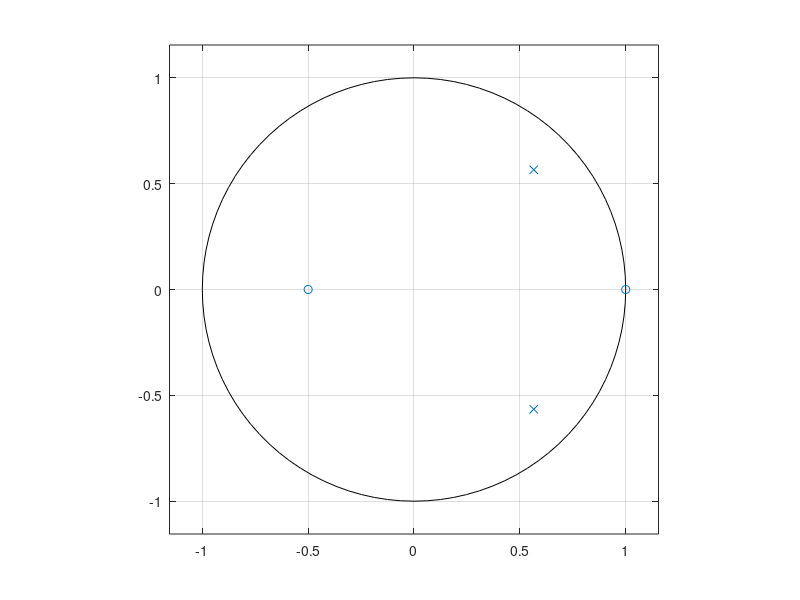
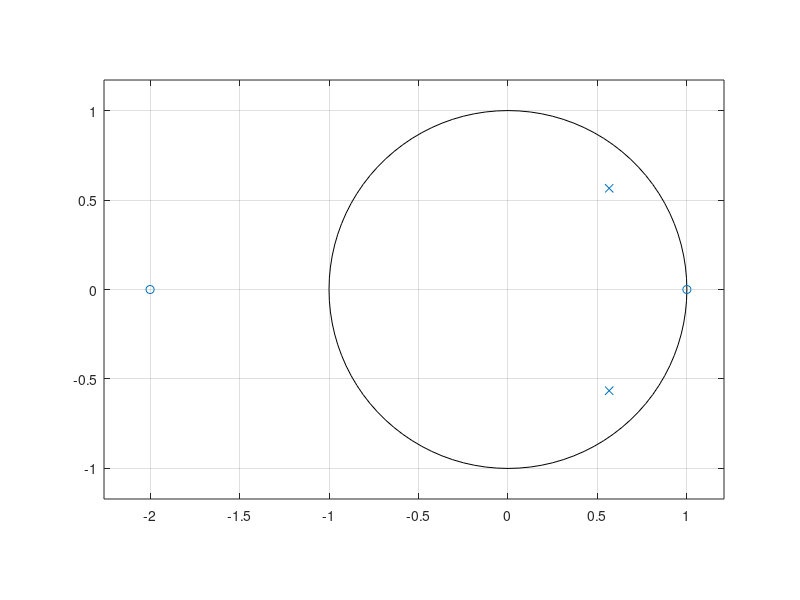
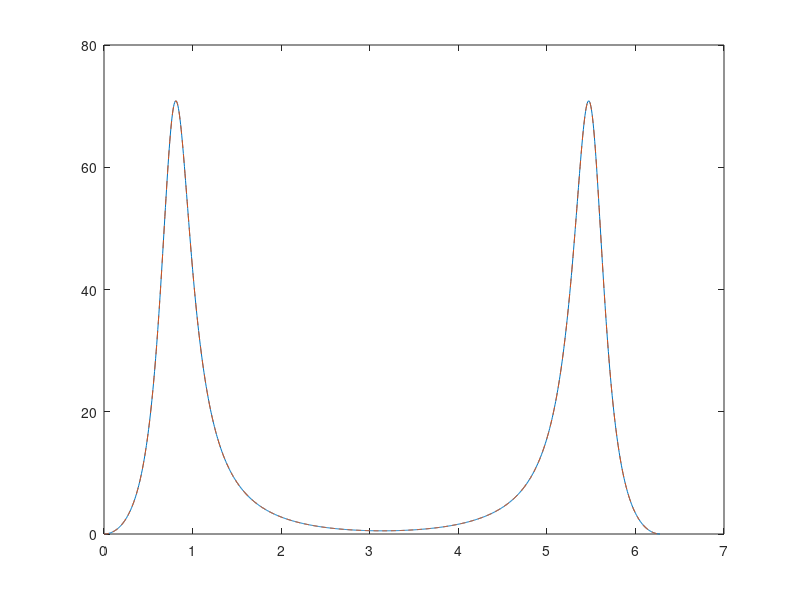

Reproduce these figures in MATLAB, in order.
% Exercise 20

% Given the filters H1 and H2 (see slides)
% Derive A(z) and B(z) for H1 and H2 with MATLAB 
% Plot the zeros and the poles in the Z-plane using zplane
% Plot in the same figure the magnitude responses 
% as a function of normalized omega, using N = 1024 samples
% How are the magnitudes related? Why?

close all
clearvars
clc

%% define filters

B1 = conv(2*[1, -1], [1, .5]);
A1 = conv([1, -0.8*exp(1i*pi/4)], [1, -0.8*exp(-1i*pi/4)]);

% otherwise, first derive zeros and poles and then use function
% poly which builds the related polynomial in z^-1
% NB: always consider zeros and poles in column vectors!

% z_1 = [1; -0.5];
% p_1 = [.8*exp(1i*pi/4); .8*exp(-1i*pi/4)];
% B1 = 2*poly(z_1);
% A1 = poly(p_1);

B2 = conv([1, -1], [1, 2]);
A2 = conv([1, -0.8*exp(1i*pi/4)], [1, -0.8*exp(-1i*pi/4)]);

%% plot zeros and poles in Zplane

figure;
zplane(B1, A1);
figure;
zplane(B2, A2);

%% plot the magnitude response as a function of omega

N = 1024;
[H1, omega] = freqz(B1, A1, N, 'whole');
% you can put a tilde (~) if you don't want a specific output parameter in
% a MATLAB function
[H2, ~] = freqz(B2, A2, N, 'whole');

figure;
plot(omega, H1.*conj(H1));
hold on; 
plot(omega, H2.*conj(H2), '--');


